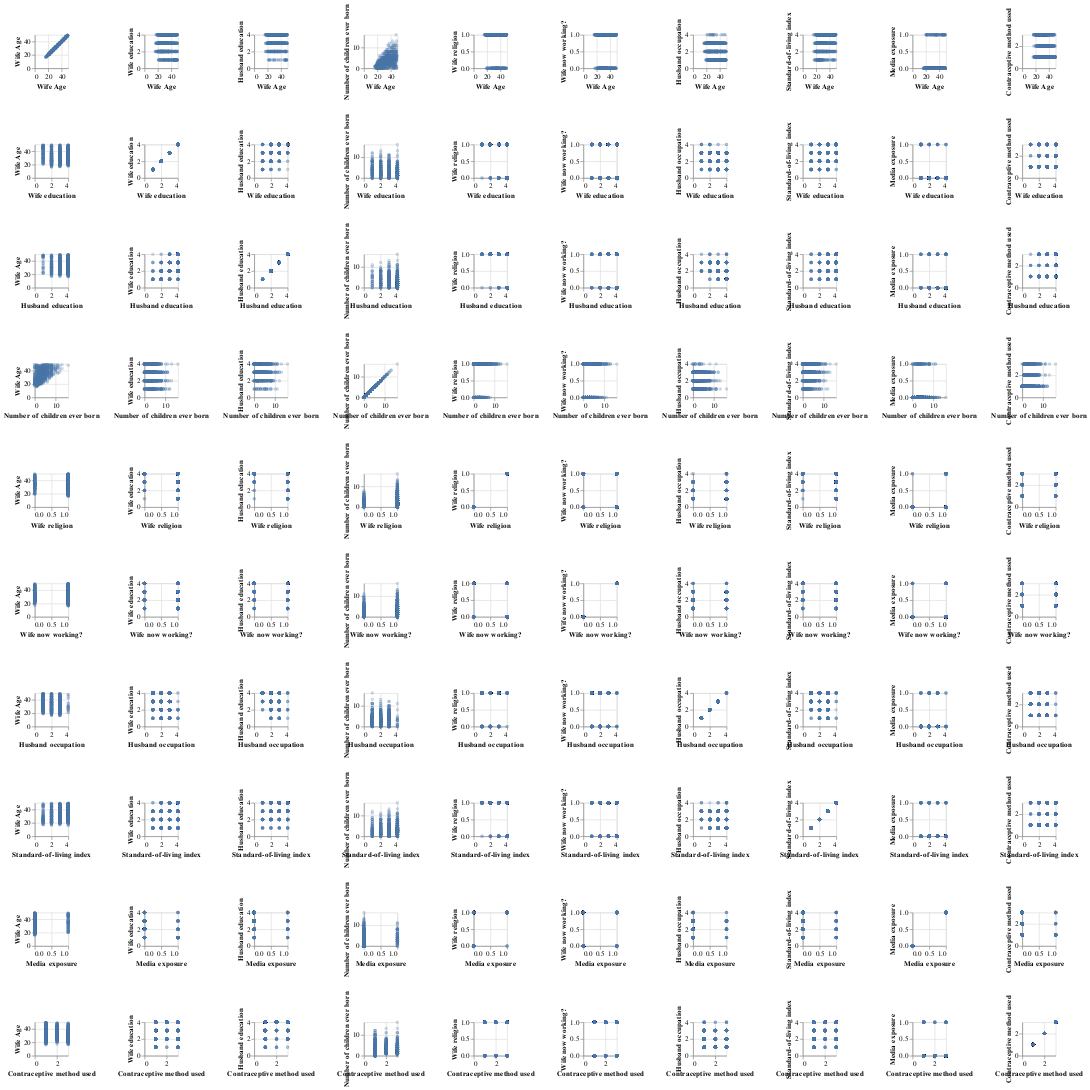

Here is the notebook cell this chart was saved with:
### Markdown cell above
### 3.2 Plot the Scatter Plot and Correlation Plot

### Code cell
alt.Chart(train_df).mark_point(opacity=0.3, size=10).encode(
     x=alt.X(alt.repeat('row'), type='quantitative'),
     y=alt.Y(alt.repeat('column'), type='quantitative')
).properties(
    width=50,
    height=50
)

### Figure 1 — Vega-Lite specification as saved in the notebook (floating-point values rounded to 4 significant figures; data arrays with more than 128 entries replaced by an {"elided": "..."} marker saying what was removed)
{"config": {"view": {"continuousWidth": 400, "continuousHeight": 300}}, "repeat": {"column": ["Wife Age", "Wife education", "Husband education", "Number of children ever born", "Wife religion", "Wife now working?", "Husband occupation", "Standard-of-living index", "Media exposure", "Contraceptive method used"], "row": ["Wife Age", "Wife education", "Husband education", "Number of children ever born", "Wife religion", "Wife now working?", "Husband occupation", "Standard-of-living index", "Media exposure", "Contraceptive method used"]}, "spec": {"data": {"name": "data-2ecc569351b350be7a678684307e3d89"}, "mark": {"type": "point", "opacity": 0.3, "size": 10}, "encoding": {"x": {"type": "quantitative", "field": {"repeat": "row"}}, "y": {"type": "quantitative", "field": {"repeat": "column"}}}, "height": 50, "width": 50}, "$schema": "https://vega.github.io/schema/vega-lite/v4.8.1.json", "datasets": {"data-2ecc569351b350be7a678684307e3d89": {"elided": "1031 records"}}}
